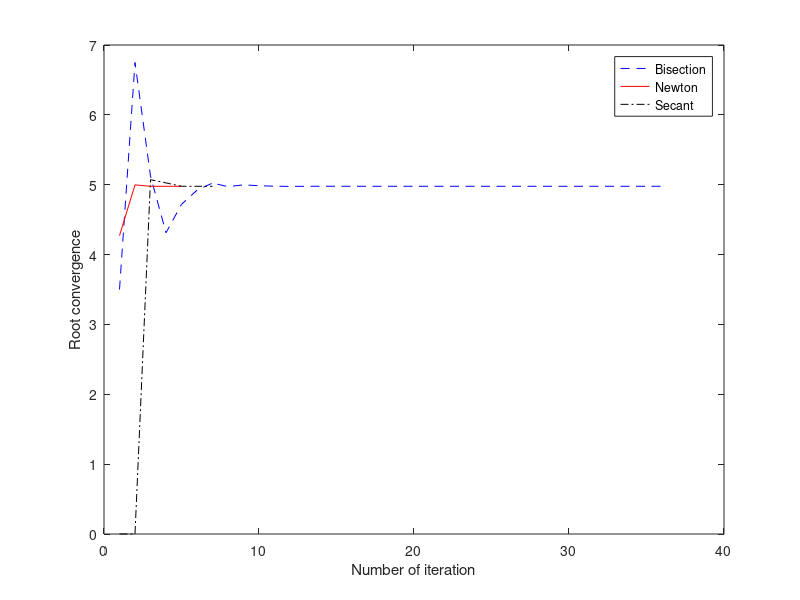

Recreate this plot in MATLAB.
clc
clear
clear all
%The Bisection Method
a1 = -3; %endpoint
b1 = 10; %endpoint
tol = 1.e-10; %tolerance
n0=50; %max iteration
n=1;
e0 = 1/36*pi*10^-9;%definition
E= @(x) (1/4*pi*e0)*[(13*(x+7))/(abs(x+7)^3)+(9*(x+4))/(abs(x+4)^3)+(6*(x-11))/(abs(x-11)^3)+(3*(x-14))/(abs(x-14)^3)]; %Function
while n<n0
    p=(a1+b1)/2; %bisection method formula
    if(E(p)==0 ||(b1-a1)/2 < tol) %iteration limit point
        fprintf('OUTPUT(%f) by Bisection Method \n',p); %printing the result to the screen
        break %break of the loop
    end
    root1(n)=p; %root array
    n=n+1; %increase iteration
    if (E(p)*E(b1))< 0
        a1=p; %assigment
    else
        b1=p; %assigment
    end
   if(n==50)
      fprintf('Method failed after %d iterations by Bisection Method \n',n0) %error massage
   end
end
plot(root1,'b--'); %drawing graphics
    xlabel('Number of iteration')
    ylabel('Root convergence')
    hold on

clear
clear all
%The Newton Method
tol = 1.e-10; %tolerance
n0=50; %max iteration
e0 = 1/36*pi*10^-9;%definition
n=1;
p0=2; %initial approximation
E= @(x) (1/4*pi*e0)*[(13*(x+7))/(abs(x+7)^3)+(9*(x+4))/(abs(x+4)^3)+(6*(x-11))/(abs(x-11)^3)+(3*(x-14))/(abs(x-14)^3)]; %Function
dE= @(x) (1/4*pi*e0)*[-(26/(abs(x+7)*(x+7)^2))-(18/(abs(x+4)*(x+4)^2))-(12/(abs(x-11)*(x-11)^2))-(6/(abs(x-14)*(x-14)^2))]; %derivative of the function
while(n<50)
p=p0-E(p0)/dE(p0); %newton method formula
if(abs(p-p0)<tol)%iteration limit point
    fprintf('OUTPUT(%f) by Newton Method\n',p); %printing the result to the screen
    break
end
root2(n)=p; %root array
n=n+1; %increase iteration
p0=p; %assigment
if(n==50)
      fprintf('Method failed after %d iterations by Newton Method\n',n0) %error massage
end

end
plot(root2,'r-'); %drawing graphics
    hold on
    
clear
clear all
%The Secant Method
tol = 1.e-10; %tolerance
n0=50; %max iteration
e0 = 1/36*pi*10^-9;%definition
n=2;
p0=-1; %initial approximation
p1=8; %initial approximation
E= @(x) (1/4*pi*e0)*[(13*(x+7))/(abs(x+7)^3)+(9*(x+4))/(abs(x+4)^3)+(6*(x-11))/(abs(x-11)^3)+(3*(x-14))/(abs(x-14)^3)]; %Function
q0=E(p0); %assigment
q1=E(p1); %assigment
while(n<50)
p=p1-q1*(p1-p0)/(q1-q0); %secant method formula
if(abs(p-p1)<tol) %iteration limit point
    fprintf('OUTPUT(%f) by Secant Method\n',p);
    break
end
n=n+1; %increase iteration
q0=q1; %assigment
p0=p1; %assigment
p1=p; %assigment
q1=E(p); %assigment
root3(n)=p; %root array
if(n==50)
      fprintf('Method failed after %d iterations by Secant Method',n0) %error massage
end

end
plot(root3,'k-.'); %drawing graphics
legend('Bisection','Newton','Secant')